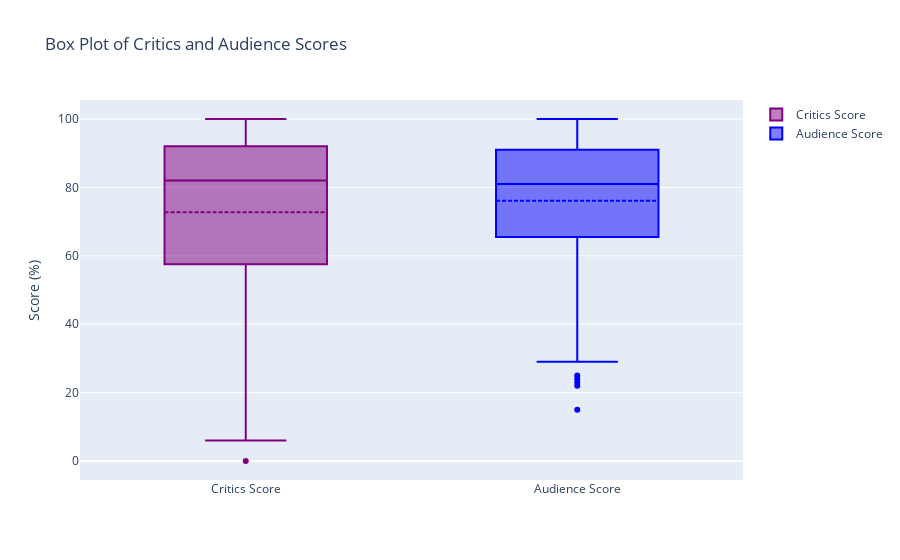

Notebook code for this chart:
### Markdown cell above
#### 4. Box Plot of Scores

### Code cell
fig_box = go.Figure()

fig_box.add_trace(go.Box(y=df['Critics Score'], name='Critics Score', boxmean=True, marker_color='purple'))
fig_box.add_trace(go.Box(y=df['Audience Score'], name='Audience Score', boxmean=True, marker_color='blue'))

fig_box.update_layout(title='Box Plot of Critics and Audience Scores', yaxis_title='Score (%)')
fig_box.show()

### Figure 1 — Plotly figure (JSON) as saved in the notebook; plotly's stock layout.template omitted (floating-point values rounded to 4 significant figures; data arrays with more than 128 entries replaced by an {"elided": "..."} marker saying what was removed)
{"data": [{"boxmean": true, "marker": {"color": "purple"}, "name": "Critics Score", "type": "box", "y": {"elided": "292 int values"}}, {"boxmean": true, "marker": {"color": "blue"}, "name": "Audience Score", "type": "box", "y": {"elided": "292 int values"}}], "layout": {"title": {"text": "Box Plot of Critics and Audience Scores"}, "yaxis": {"title": {"text": "Score (%)"}}}}
